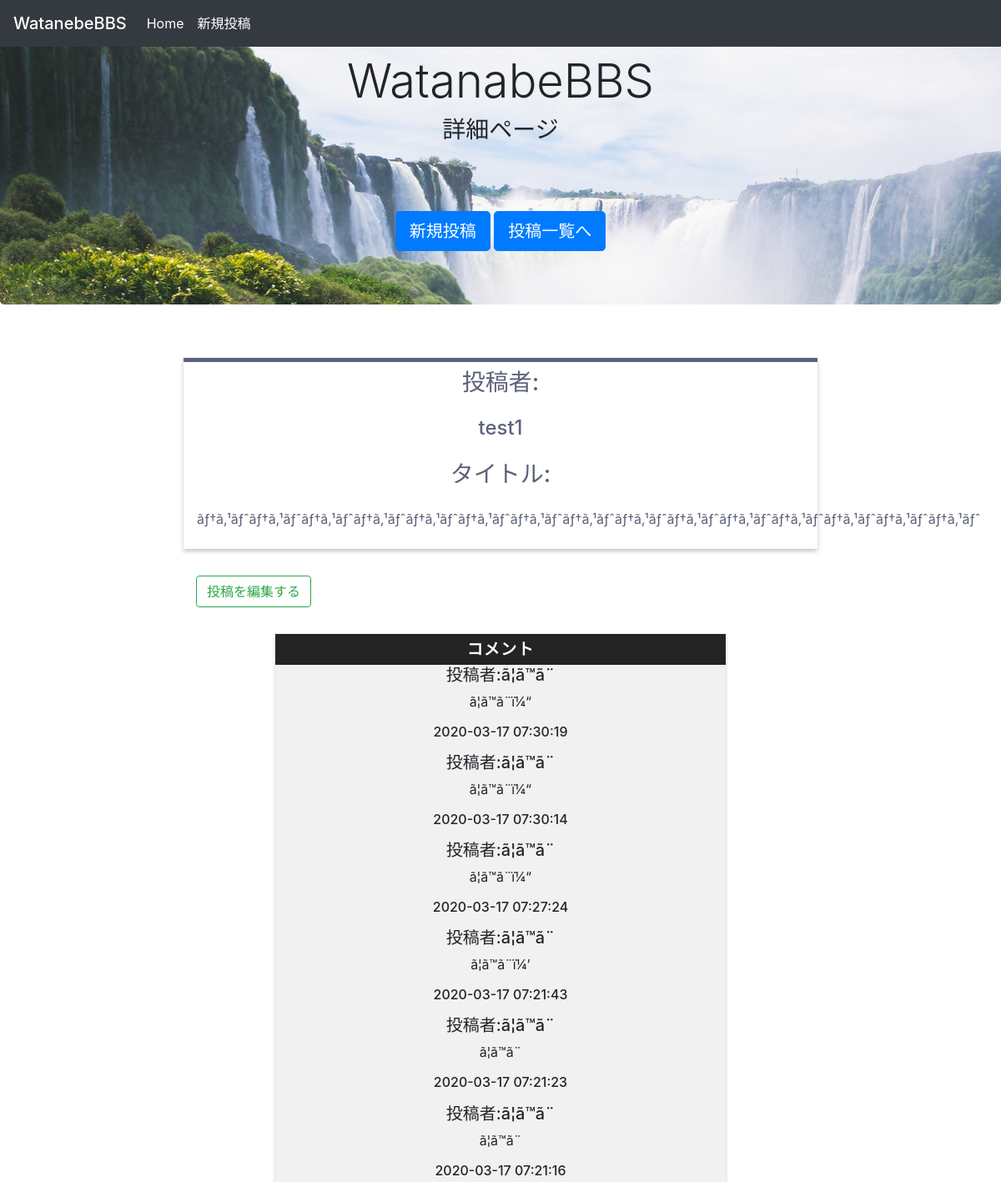
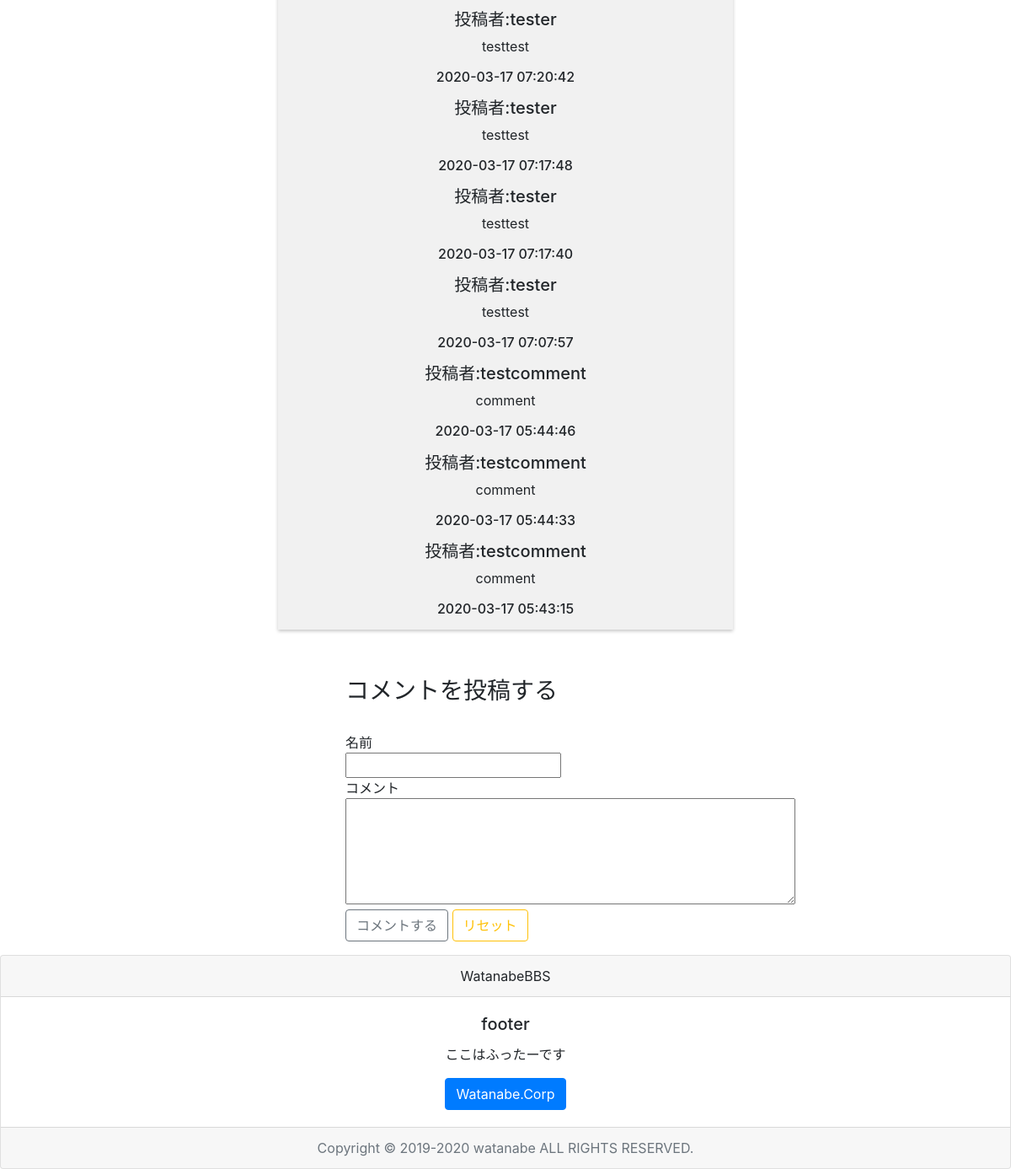
The app's page /show.php?id=8 with its own data (2 pictures, top to bottom).
### tables this page shows
CREATE TABLE `board_table` (
  `id` int(11) NOT NULL,
  `name` varchar(20) NOT NULL,
  `date` timestamp NOT NULL DEFAULT CURRENT_TIMESTAMP ON UPDATE CURRENT_TIMESTAMP,
  `content` text NOT NULL
);

CREATE TABLE `comment_table` (
  `id` int(11) NOT NULL,
  `comment_name` varchar(20) NOT NULL,
  `comment_content` text NOT NULL,
  `comment_date` timestamp NOT NULL DEFAULT CURRENT_TIMESTAMP ON UPDATE CURRENT_TIMESTAMP,
  `content_id` int(11) NOT NULL
);

### show.php (the view, shortened to what this page needs)
<?php
    try {
        require_once(__DIR__ .'/mybbs_db.php');
        function h($s) {
            return htmlspecialchars($s, ENT_QUOTES, "UTF-8");
        }
        $id = $_GET['id'];
        $stmt = $pdo->prepare("SELECT * FROM board_table WHERE id = ?");
        $stmt->execute(array(0 => $id));
        $result = 0;
        $result = $stmt->fetch(PDO::FETCH_ASSOC);
        $stmt2 = $pdo->prepare('SELECT * FROM comment_table WHERE content_id =? ORDER BY comment_date DESC');
        $stmt2->execute(array(0 => $id));
        $stmt2 = $stmt2->fetchAll(PDO::FETCH_ASSOC);
    } catch (Exception $e) {
        echo 'エラーが発生しました。:' . $e->getMessage();
    }
?>
<!DOCTYPE html>
<html lang="ja">
  <head>
    <link href="https://stackpath.bootstrapcdn.com/bootstrap/4.4.1/css/bootstrap.min.css" rel="stylesheet">
    <link rel="stylesheet" href="css/watanabe.css" type="text/css">
    <link href="https://use.fontawesome.com/releases/v5.6.1/css/all.css" rel="stylesheet">
  </head>
<body>
    <div class="contact-form">
        <div class="text-center">
            <div class="jumbotron">
                <h1 class="display-4">WatanabeBBS</h1>
                <h3>詳細ページ</h3><br><br><br>
                <a class="btn btn-primary btn-lg" href="new.php" role="button">新規投稿</a>
                <a class="btn btn-primary btn-lg" href="index.php" role="button">投稿一覧へ</a>
            </div>
        </div>
    </div>
    <div class="container">
    <div class="text-center row justify-content-center">
    <div class="box-black col-sm-8" >
        <h3>投稿者:</h3><h4><?php if (!empty($result['name'])) echo h($result['name'])?></h4>
        <h3>タイトル:</h3><h4><?php if (!empty($result['title'])) echo h($result['title'])?></h4>
        <p><?php if (!empty($result['content'])) echo h($result['content'])?><br></p>
    </div>
    </div>
        <div class= "row">
            <div class="col-sm-6 offset-2">
                <a class="btn btn-outline-success" href="edit.php?id=<?= $result['id'] ?>">投稿を編集する</a><br>
            </div>
        </div>
            <div class="row">
            <div class="col-sm-6 offset-3">
            <div class="box-comment text-center">
                <div class="box-title">コメント</div>
                    <?php foreach ($stmt2 as $comment): ?>
                        <h5>投稿者:<?php if(!empty($comment['comment_name'])) echo h($comment['comment_name']) ?></h5>
                        <?php if(!empty($comment['comment_content'])) echo h($comment['comment_content']) ?><br>
                        <h6><?php if(!empty($comment['comment_date'])) echo h($comment['comment_date']) ?></h6>
                    <?php endforeach ?>
                </div>
            </div>
            </div>
            </div>
        <br>
        <form method="post" name="cf" onSubmit="return check()">
            <div class="form-group row justify-content-center">
                <div class="col-4">
                    <h3>コメントを投稿する</h3><br>
                    <lavel>名前</lavel><br>
                        <input type="text" name="comment_name" value=""><br>
                    <lavel>コメント</lavel><br>
                        <textarea name="comment" rows="5" cols="50" wrap="soft"></textarea><br>
                        <input  class="btn btn-outline-secondary" name='comment_button' type="submit" value="コメントする">
                        <input class="btn btn-outline-warning" type="reset" value="リセット">
                </div>
            </div>
        </form>
</body>
</html>

### css/watanabe.css (style rules this page uses)
.jumbotron { background:url("../images/kouho2.jpg"); }
.box-comment { margin: 2em 0; background: #f1f1f1; box-shadow: 0 2px 4px rgba(0, 0, 0, 0.22); }
.box-comment .box-title { font-size: 1.2em; background: #242424; padding: 4px; text-align: center; color: #FFF; font-weight: bold; letter-spacing: 0.05em; }
.box-comment h6 { padding: 15px 20px; margin: 0; }
.box-black { padding: 0.5em 1em; margin: 2em 0; color: #5d627b; background: white; border-top: solid 5px #5d627b; box-shadow: 0 3px 5px rgba(0, 0, 0, 0.22); }
.box-black h4 { margin: 1em; padding: 0; }

### records on screen
board_table: name "test1", content "ãƒ†ã‚¹ãƒˆãƒ†ã‚¹ãƒˆãƒ†ã‚¹ãƒˆãƒ†ã‚¹ãƒˆãƒ†ã‚¹ãƒˆãƒ†ã‚¹ãƒˆãƒ†ã‚¹ãƒˆãƒ†ã‚¹ãƒˆãƒ†ã‚¹ãƒˆãƒ†ã‚¹ãƒˆãƒ†ã‚¹ãƒˆãƒ†ã‚¹ãƒˆãƒ†ã‚¹ãƒˆãƒ†ã‚¹ãƒˆãƒ†ã‚¹ãƒˆ"
comment_table: comment_name "ã¦ã™ã¨", comment_content "ã¦ã™ã¨ï¼“", comment_date "2020-03-17 07:30:19"
comment_table: comment_name "ã¦ã™ã¨", comment_content "ã¦ã™ã¨ï¼“", comment_date "2020-03-17 07:30:14"
comment_table: comment_name "ã¦ã™ã¨", comment_content "ã¦ã™ã¨ï¼“", comment_date "2020-03-17 07:27:24"
comment_table: comment_name "ã¦ã™ã¨", comment_content "ã¦ã™ã¨ï¼’", comment_date "2020-03-17 07:21:43"
comment_table: comment_name "ã¦ã™ã¨", comment_content "ã¦ã™ã¨", comment_date "2020-03-17 07:21:23"
comment_table: comment_name "ã¦ã™ã¨", comment_content "ã¦ã™ã¨", comment_date "2020-03-17 07:21:16"
comment_table: comment_name "tester", comment_content "testtest", comment_date "2020-03-17 07:20:42"
comment_table: comment_name "tester", comment_content "testtest", comment_date "2020-03-17 07:17:48"
comment_table: comment_name "tester", comment_content "testtest", comment_date "2020-03-17 07:17:40"
comment_table: comment_name "tester", comment_content "testtest", comment_date "2020-03-17 07:07:57"
comment_table: comment_name "testcomment", comment_content "comment", comment_date "2020-03-17 05:44:46"
comment_table: comment_name "testcomment", comment_content "comment", comment_date "2020-03-17 05:44:33"
comment_table: comment_name "testcomment", comment_content "comment", comment_date "2020-03-17 05:43:15"
